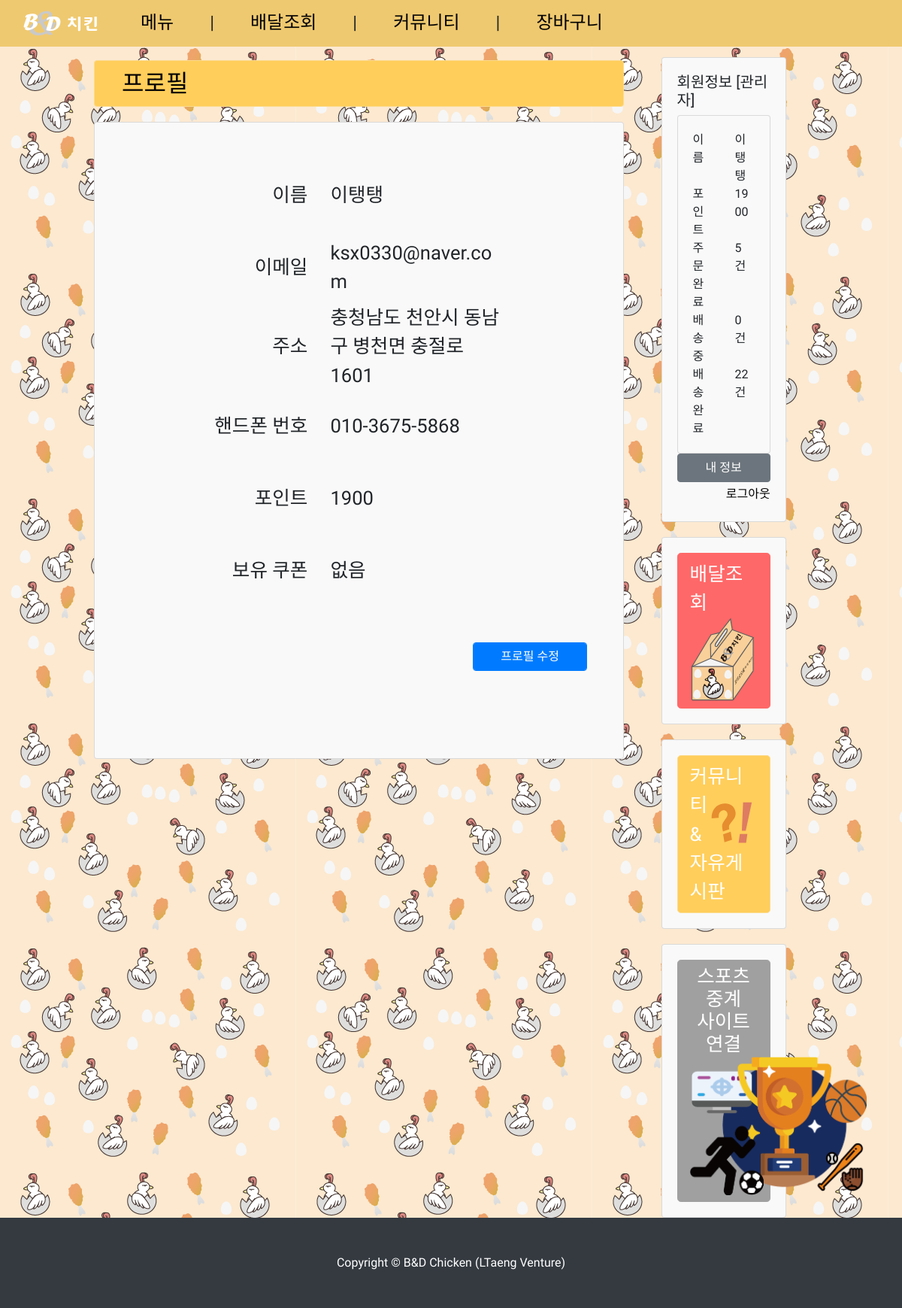
The page /pages/user/profile.php (signed in) on the database its author committed.
### tables this page shows
CREATE TABLE `user` (
  `userId` int(11) NOT NULL,
  `name` varchar(100) NOT NULL,
  `email` varchar(100) NOT NULL,
  `password` varchar(400) NOT NULL,
  `tel` varchar(40) NOT NULL,
  `address` varchar(100) NOT NULL,
  `point` int(11) NOT NULL
);

### pages/user/profile.php (the view, shortened to what this page needs)
<?php
include "/var/www/html/WebProgramming/sql/connection/dbconnect.php";
mysqli_query($con, "set session character_set_connection=utf8;");
mysqli_query($con, "set session character_set_results=utf8;");
mysqli_query($con, "set session character_set_client=utf8;");
$user_sql = "SELECT `email`, `tel`, `address`, `point` FROM `user` WHERE `userId`=" . $_SESSION['usr_id'];
$result = mysqli_query($con, $user_sql);
while ($row = mysqli_fetch_assoc($result)) {
    $email = $row['email'];
    $tel = $row['tel'];
    $address = $row['address'];
    $point = $row['point'];
}
$cupon_list = [];
?>
<!DOCTYPE html>
<html>
<head>
  <?php include "../header.php"; ?>
</head>
<body>
  <?php include "../navbar.php"; ?>
  <div class="container-fluid" style="padding-left: 125px; padding-right: 125px; background-image: url('../../assets/images/background-2.png');">
    <div class="row">
      <div class="col-lg-9">
        <div class="row">
          <div class="col-lg-12 mt-4">
            <div class="btn btn-yellow full_button">
              <span class="huge_font" style="float: left; padding-left: 1.5rem;">
                프로필
              </span>
            </div>
          </div>
          <div class="col-lg-12 col-md-6 mb-4">
            <div class="card h-100 p-5">
              <div clas="card-body">
                <div class="large_font row align-items-center">
                  <span class="col-3 text-right">
                    이름
                  </span>
                  <span class="col-5">
                    <?=$_SESSION['usr_name'] ?>
                  </span>
                  <span class="col-3 text-right">
                    이메일
                  </span>
                  <span class="col-5">
                    <?=$email ?>
                  </span>
                  <span class="col-3 text-right">
                    주소
                  </span>
                  <span class="col-5">
                    <?=$address ?>
                  </span>
                  <span class="col-3 text-right">
                    핸드폰 번호
                  </span>
                  <span class="col-5">
                    <?php
                      $p = $tel;
                      $p1 = substr($p, 0, 3);
                      $p2 = substr($p, 3, 4);
                      $p3 = substr($p, 7, 4);
                      echo $p1 . "-" . $p2 . "-" . $p3;
                    ?>
                  </span>
                  <span class="col-3 text-right">
                    포인트
                  </span>
                  <span class="col-5">
                    <?=$point ?>
                  </span>
                  <div class="col-3 text-right">
                    보유 쿠폰
                  </div>
                  <div class="col-5">
                    <?php
                      if (count($cupon_list) == 0) echo "없음";
                    ?>
                  </div>
                </div>
                <a href="./edit.php">
                  <div class="btn btn-primary form-control w-25 form-group float-right my-5">
                    프로필 수정
                  </div>
                </a>
              </div>
            </div>
          </div>
        </div>
      </div>
      <?php include "../sidebar.php"; ?>
    </div>
  </div>
  <?php include "../footer.php"; ?>
</body>
</html>

### pages/sidebar.php (shortened to what this page needs)
<div class="col-lg-3" style="padding-right: 3%; padding-left: 2%">
  <div class="container">
      <div class="card">
          <div class="card-body">
                  <?php
                  if (!isset($_SESSION['usr_id'])) {
                  ?>
                  <div class="text-center">
                      <img src="../../assets/images/Text_Logo.svg" height=100 class="img_top" style="width: 5rem;" />
                      <img src="../../assets/images/Chicken_Logo.svg" height=150 style="width: 7rem;" />
                  </div>
                  <h5 class="card-title">로그인</h5>
                  <form method="POST" action="../user/login.php">
                      <div class="form-group">
                          <input type="text" class="form-control" placeholder="이메일" name="email" >
                          <input type="password" class="form-control" placeholder="패스워드" name="password">
                      </div>
                      <button type="submit" class="btn btn-primary form-control">로그인</button>
                      <div class="my-1">
                          <div class="float-left">
                              <a href="../user/register.php">회원가입</a>
                          </div>
                          <div class="float-right">
                              <a href="../user/idfind.php">이메일 찾기</a>
                              <a href="../user/pwfind.php">비밀번호 찾기</a>
                          </div>
                      </div>
                  </form>
                  <?php
                  } else {
                  $role_sql = "SELECT `role` FROM `authorities` WHERE `userId` = " . $_SESSION['usr_id'];
                  $result = mysqli_query($con, $role_sql);
                  while ($row = mysqli_fetch_assoc($result))
                      $auth[] = $row['role'];
                  if (in_array("IS_ADMIN", $auth))
                      $isAdmin = true;
                  else
                      $isAdmin = false;
                  $notBaedal = 0;
                  $isBaedal = 0;
                  $completeBaedal = 0;
                  $point_sql = "SELECT `point` FROM `user` WHERE `userId` = " . $_SESSION['usr_id'];
                  $user_sql = "SELECT `baedal`, `completeTime` FROM `baedal_list`";
                  $result = mysqli_query($con, $point_sql);
                  while ($row = mysqli_fetch_assoc($result)) {
                      $point = $row['point'];
                  }
                  $result = mysqli_query($con, $user_sql);
                  while ($row = mysqli_fetch_assoc($result)) {
                      if ($row['baedal'] == 0 && $row['completeTime'] == NULL) {
                          $notBaedal++;
                      } else if ($row['completeTime'] == NULL) {
                          $isBaedal++;
                      } else {
                          $completeBaedal++;
                      }
                  }
                  ?>
                  <h5 class="text-title">회원정보
                  <?php
                  if ($isAdmin)
                      echo "[관리자]";
                  ?>
                  </h5>
                  <div class="card m-0">
                      <div class="card-body">
                          <div class="row">
                              <div class="col-6 form-group">이름</div>
                              <div class="col-6"><?php echo $_SESSION['usr_name']; ?></div>
                              <div class="col-6">포인트</div>
                              <div class="col-6"><?php echo $point; ?></div>
                              <div class="col-6">주문완료</div>
                              <div class="col-6"><?php echo $notBaedal; ?> 건</div>
                              <div class="col-6">배송중</div>
                              <div class="col-6"><?php echo $isBaedal; ?> 건</div>
                              <div class="col-6">배송완료</div>
                              <div class="col-6"><?php echo $completeBaedal; ?> 건</div>
                          </div>
                      </div>
                  </div>
                  <a class="btn btn-secondary full_button text-white" href="../user/profile.php">내 정보</a>
                  <div class="text-right my-1">
                      <a href="../user/logout.php">로그아웃</a>
                  </div>
                  <?php
                  }
                  ?>
                </div>
            </div>
      <div class="card" onclick="location.href='../chicken/baedal.php'">
          <div class="card-body">
              <div class="btn btn-lg btn-red full_button text-left">
                  <span class="large_font">배달조회</span>
                  <div style="float: right;"><img src="../../assets/images/box.svg" style="width: 6rem; height: 7rem" /></div>
              </div>
          </div>
      </div>
      <div class="card" onclick="location.href='../community/notice.php'">
          <div class="card-body">
              <div class="btn btn-lg btn-yellow full_button text-left">
                  <span class="large_font">
                      커뮤니티
                      <div style="float: right; padding-top: 10px;">
                          <img src="../../assets/images/Q&A.svg" style="width: 4rem; height: 4rem;" />
                      </div>
                      <br>& 자유게시판
                  </span>
              </div>
          </div>
      </div>
      <div class="card">
          <div class="card-body">
              <div class="btn btn-lg btn-gray full_button text-center">
                  <span class="one_line_height large_font">
                      스포츠 중계
                      <br>
                      사이트 연결
                      <br>
                  </span>
                  <img src="../../assets/images/sports.png" style="height: 11.5rem" onclick="window.open('../../popup/sports.php', '_blank', 'width=523, height=530, toolbar=no, scrollbars=no, resizable=yes');">
              </div>
          </div>
      </div>
    </div>
  </div>

### css/style.css (style rules this page uses)
body { font-family: 'Do Hyeon', sans-serif; padding-top: 56px; background-color: #fff9ed; }
a, a:hover, a:link { color: black; }
.full_button { width: 100%; }
.large_font { font-size: 1.6rem; }
.huge_font { font-size: 2rem; color: black; }
.btn-gray { background-color: #a0a0a0; border-color: #a0a0a0; color: white; }
.btn-red { background-color: #ff6868; border-color: #ff6868; color: white; }
.btn-yellow { background-color: #ffce5b; border-color: #fcdb8d; color: white; }
.card { margin-top: 20px; background-color: #f9f9f9; }
.one_line_height { line-height: 1; }

### rows shown on the page
user: email "ksx0330@naver.com", address "충청남도 천안시 동남구 병천면 충절로 1601", tel "010", tel "3675", tel "5868", point "1900"

### other values the page prints
$_SESSION['usr_name'] "이탱탱"
$notBaedal "5"
$isBaedal "0"
$completeBaedal "22"
